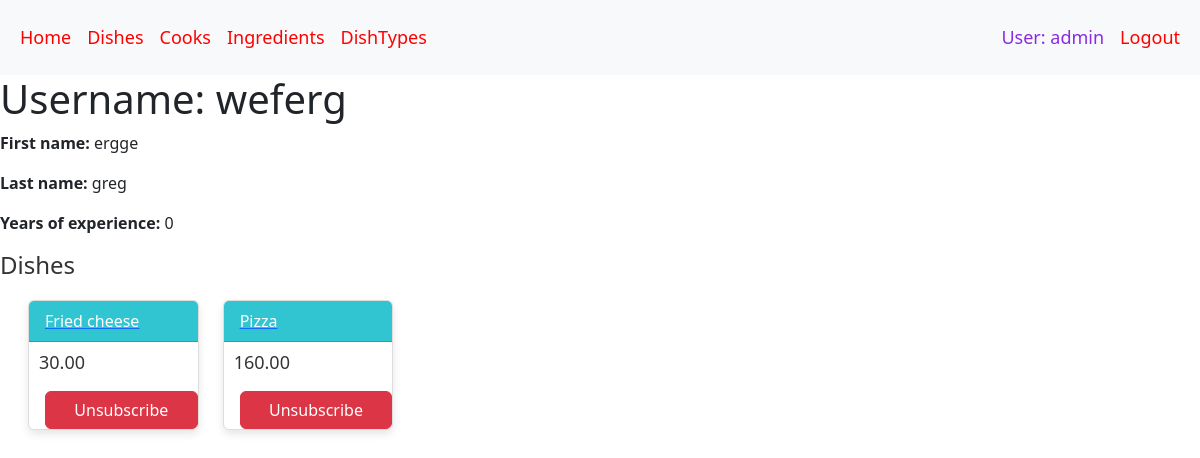
The page /cooks/9/ (signed in) on the database its author committed.
### restaurant/models.py (models this page shows, shortened)
class Cook(AbstractUser):
    years_of_experience = models.IntegerField(default=0)
    class Meta:
        verbose_name = "cook"
        verbose_name_plural = "cooks"

class Dish(models.Model):
    name = models.CharField(max_length=255)
    description = models.TextField()
    price = models.DecimalField(max_digits=8, decimal_places=2)
    dish_type = models.ForeignKey(DishTypes, on_delete=models.CASCADE)
    ingredients = models.ManyToManyField(Ingredient, related_name="dishes")
    cooks = models.ManyToManyField(Cook, related_name="dishes", blank=True)

### restaurant/views.py (the view)
class CookDetailView(LoginRequiredMixin, generic.DetailView):
    model = Cook
    queryset = Cook.objects.all().prefetch_related("dishes")

### templates/restaurant/cook_detail.html (shortened to what this page needs)
{% extends "base.html" %}
{% block content %}
  <h1>
    Username: {{ cook.username }}
  </h1>
  <p><strong>First name:</strong> {{ cook.first_name }}</p>
  <p><strong>Last name:</strong> {{ cook.last_name }}</p>
  <p><strong>Years of experience:</strong> {{ cook.years_of_experience }}</p>
  <h4 class="section-title">Dishes</h4>
  <div class="row">
    {% for dish in cook.dishes.all %}
      <div class="col-2">
        <div class="card custom-card">
          <a href="{% url 'restaurant:dish-detail' pk=dish.id %}">
            <div class="card-header">{{ dish.name }}</div>
          </a>
          <div class="card-body">
            <h5 class="card-title">{{ dish.price}}</h5>
          </div>
          <a href="{% url 'restaurant:toggle-dish-assign' pk=dish.id %}?next={{ request.get_full_path }}"
            class="btn btn-danger link-to-page unsubscribe-btn">
            Unsubscribe
          </a>
        </div>
      </div>
    {% empty %}
      <p class="no-dishes-msg">No dishes!</p>
    {% endfor %}
  </div>
{% endblock %}

### templates/includes/header.html (shortened to what this page needs)
  <header>
    <nav class="navbar navbar-expand-lg bg-body-tertiary navbar-dark bg-gradient-dark z-index-3 py-3">
      <div class="container-fluid">
        <div class="collapse navbar-collapse" id="navbarSupportedContent">
          <ul class="navbar-nav me-auto mb-2 mb-lg-0">
            <li class="nav-item">
              <a class="nav-link{% if request.resolver_match.url_name == 'index' %} active{% endif %}"
              href="{% url 'restaurant:index' %}">Home</a>
            </li>
            <li class="nav-item">
              <a class="nav-link{% if request.resolver_match.url_name == 'dish-list' %} active{% endif %}"
              href="{% url 'restaurant:dish-list' %}">Dishes</a>
            </li>
            <li class="nav-item">
              <a class="nav-link{% if request.resolver_match.url_name == 'cook-list' %} active{% endif %}"
              href="{% url 'restaurant:cook-list' %}">Cooks</a>
            </li>
            <li class="nav-item">
              <a class="nav-link{% if request.resolver_match.url_name == 'ingredient-list' %} active{% endif %}"
              href="{% url 'restaurant:ingredient-list' %}">Ingredients</a>
            </li>
            <li class="nav-item">
              <a class="nav-link{% if request.resolver_match.url_name == 'dish-types-list' %} active{% endif %}"
              href="{% url 'restaurant:dish-types-list' %}">DishTypes</a>
            </li>
              </ul>
          <ul class="navbar-nav mb-2 mb-lg-0">
            {% if user.is_authenticated %}
                <li class="nav-item">
                  <a class="nav-link{% if request.resolver_match.url_name == 'cook-detail' %} active{% endif %}"
                  href="{% url 'restaurant:cook-detail' pk=user.id %}">User: {{ user.get_username }}</a></li>
                <li class="nav-item">
                  <a class="nav-link"
                  href="{% url 'logout' %}">Logout</a></li>
            {% endif %}
          </ul>
        </div>
      </div>
    </nav>
  </header>

### static/css/styles.css (style rules this page uses)
body { margin: 0; padding: 0; }
.active { color: blueviolet !important; }
.row { margin: 1rem; }
.navbar { font-size: 18px; background-color: red; }
.nav-link { color: red; }
.card { border: 1px solid #ddd; box-shadow: 0 4px 8px rgba(0, 0, 0, 0.1); transition: transform 0.3s ease-in-out; }
.card-body { padding: 20px; }
.card-title { color: #333; }
.section-title { font-size: 24px; color: #333; margin-bottom: 20px; }
.custom-card { max-width: 15rem; margin-bottom: 20px; }
.card-header { background-color: #31c5d2; color: #fff; }
.card-body { padding: 10px; }
.card-title { font-size: 18px; color: #333; }
.unsubscribe-btn { max-width: 10rem; margin-left: 1rem; }

### rows shown on the page
Cook: get_username "admin"
Cook: username "weferg", first_name "ergge", last_name "greg", years_of_experience "0"
Dish: name "Fried cheese", price "30.00"
Dish: name "Pizza", price "160.00"
